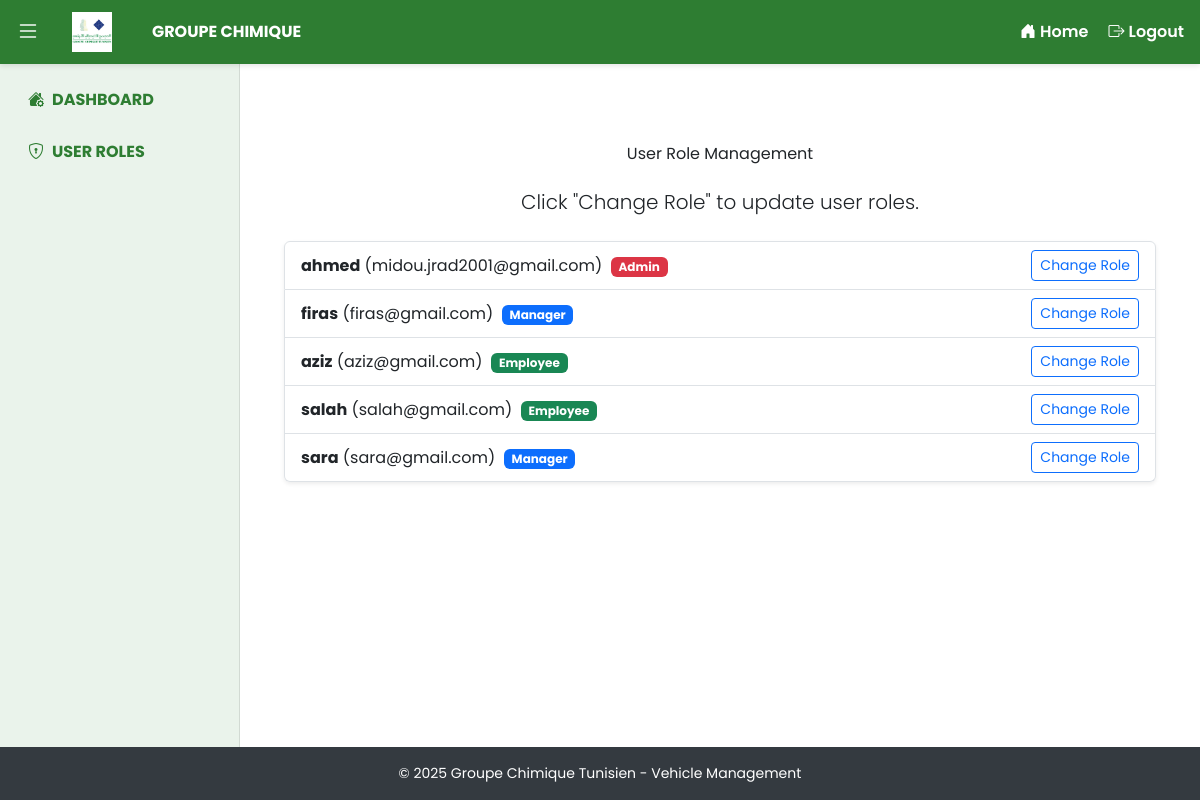
Page /accounts/change_roles/ (signed in) on the earlier database version.
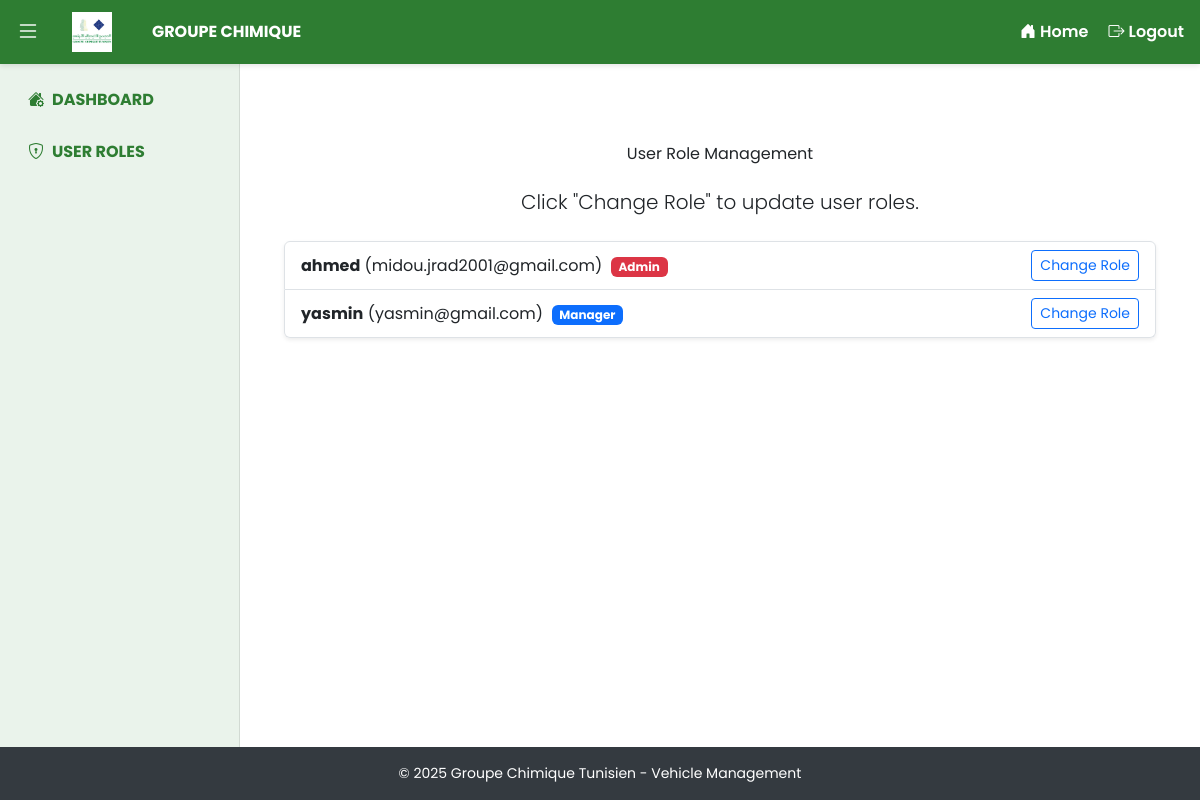
Same page on the later database version.
### accounts/models.py (models this page shows, shortened)
class CustomUser(AbstractUser):
    ROLE_CHOICES = (
        ('admin', 'Admin'),
        ('employee', 'Employee'),
        ('manager', 'Manager'),
    )
    REGION_CHOICES = (
        ('Sfax', 'Sfax'),
        ('Tunisia', 'Tunisia'),
        ('Gabes', 'Gabes'),
        ('Gafsa', 'Gafsa'),
    )
    region = models.CharField(max_length=20, choices=REGION_CHOICES, blank=True, null=True)
    cin = models.CharField(max_length=20, unique=False, null=True, blank=True)
    role = models.CharField(max_length=10, choices=ROLE_CHOICES, default='employee')

### accounts/views.py (the view, shortened to what this page needs)
# urls.py: path('change_roles/', custom_change_roles_view, name='change_roles'),
@login_required
@user_passes_test(is_admin_user)
def custom_change_roles_view(request):
    users = CustomUser.objects.all()
    roles = dict(CustomUser.ROLE_CHOICES)
    context = {
        'users': users,
        'roles': roles,
    }
    return render(request, 'accounts/change_roles.html', context)

### accounts/views.py (called while the page is built)
def is_admin_user(user):
    return user.is_superuser or user.role == 'admin'

### accounts/templates/accounts/change_roles.html (shortened to what this page needs)
{% extends "base.html" %}
{% block content %}
<div class="container mt-5">
    <h1 class="mb-4 text-center">User Role Management</h1>
    <p class="lead text-center mb-4">Click "Change Role" to update user roles.</p>
    <form method="post" action="" id="change-role-form" novalidate>
        <ul class="list-group shadow-sm">
            {% for user in users %}
            <li class="list-group-item d-flex justify-content-between align-items-center">
                <div>
                    <strong>{{ user.username }}</strong> ({{ user.email }})&nbsp;
                    <span class="badge
                        {% if user.role == 'admin' %}role-admin
                        {% elif user.role == 'manager' %}role-manager
                        {% elif user.role == 'employee' %}role-employee
                        {% else %}bg-secondary{% endif %}
                    ">
                        {{ user.get_role_display }}
                    </span>
                </div>
                <button type="button"
                    class="btn btn-outline-primary btn-sm change-role-btn"
                    data-user-id="{{ user.id }}"
                    data-username="{{ user.username }}"
                    data-current-role="{{ user.role }}"
                    aria-label="Change role for {{ user.username }}">
                    Change Role
                </button>
            </li>
            {% empty %}
            <li class="list-group-item text-center text-muted">No users found.</li>
            {% endfor %}
        </ul>
    </form>
</div>
{% endblock %}

Differences in the rows shown:
removed CustomUser: username "firas", email "firas@gmail.com", role "Manager"
removed CustomUser: username "aziz", email "aziz@gmail.com", role "Employee"
removed CustomUser: username "salah", email "salah@gmail.com", role "Employee"
removed CustomUser: username "sara", email "sara@gmail.com", role "Manager"
added CustomUser: username "yasmin", email "yasmin@gmail.com", role "Manager"
